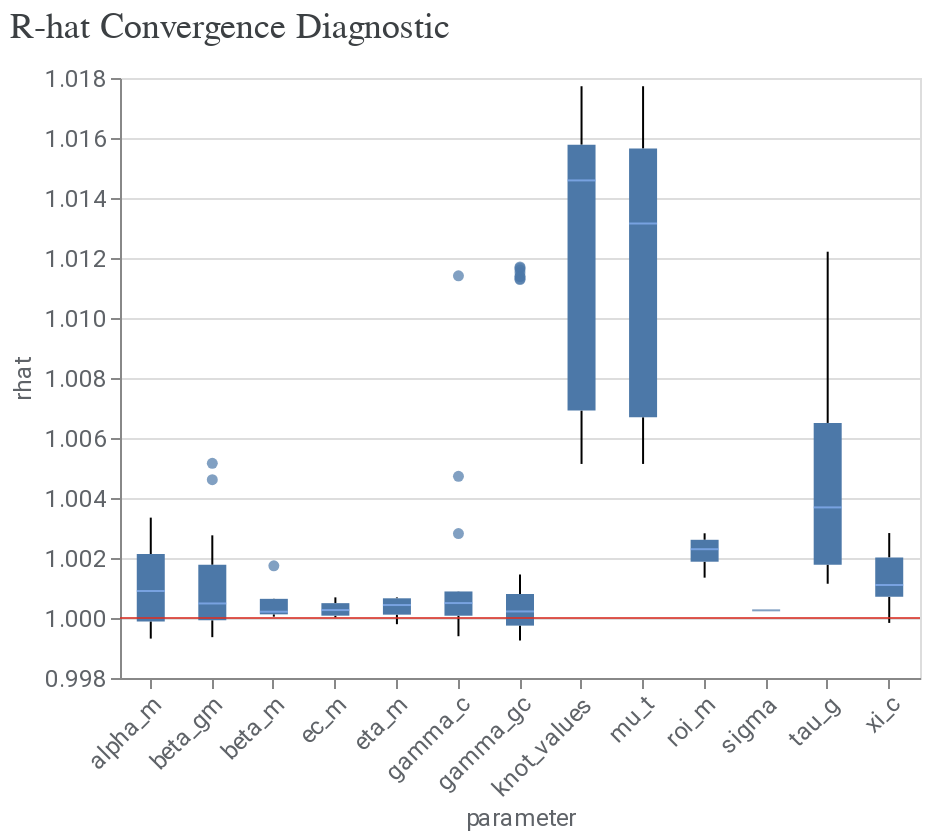

Notebook code cell kept with this figure:
### Code cell
model_diagnostics = visualizer.ModelDiagnostics(mmm)
model_diagnostics.plot_rhat_boxplot()

### Figure 1 — Vega-Lite specification as saved in the notebook (floating-point values rounded to 4 significant figures; data arrays with more than 128 entries replaced by an {"elided": "..."} marker saying what was removed)
{"config": {"view": {"continuousWidth": 300, "continuousHeight": 300}, "axis": {"labelColor": "#5F6368", "labelFont": "Roboto", "labelFontSize": 12, "titleColor": "#5F6368", "titleFont": "Roboto", "titleFontSize": 12, "titleFontWeight": "normal"}}, "layer": [{"data": {"name": "data-e480c18710fbb32fcc724f4115ec0b90"}, "mark": {"type": "boxplot", "median": {"color": "#8AB4F8"}, "outliers": {"filled": true}}, "encoding": {"x": {"axis": {"labelAngle": -45}, "field": "parameter", "type": "nominal"}, "y": {"field": "rhat", "scale": {"zero": false}, "type": "quantitative"}}}, {"data": {"name": "empty"}, "mark": {"type": "rule", "color": "#D93025", "opacity": 0.8}, "encoding": {"y": {"datum": 1}}}], "title": {"text": "R-hat Convergence Diagnostic", "anchor": "start", "color": "#3C4043", "font": "Google Sans Display", "fontSize": 18, "fontWeight": "normal", "offset": 10}, "width": 400, "$schema": "https://vega.github.io/schema/vega-lite/v5.20.1.json", "datasets": {"data-e480c18710fbb32fcc724f4115ec0b90": {"elided": "446 records"}, "empty": [{}]}}
